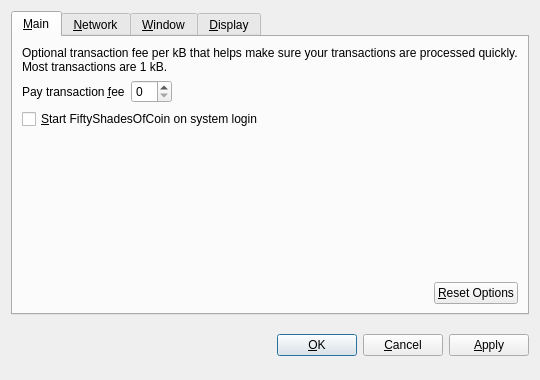
<?xml version="1.0" encoding="UTF-8"?>
<ui version="4.0">
 <class>OptionsDialog</class>
 <widget class="QDialog" name="OptionsDialog">
  <property name="geometry">
   <rect>
    <x>0</x>
    <y>0</y>
    <width>540</width>
    <height>380</height>
   </rect>
  </property>
  <property name="windowTitle">
   <string>Options</string>
  </property>
  <property name="modal">
   <bool>true</bool>
  </property>
  <layout class="QVBoxLayout" name="verticalLayout">
   <item>
    <widget class="QTabWidget" name="tabWidget">
     <property name="tabPosition">
      <enum>QTabWidget::North</enum>
     </property>
     <property name="currentIndex">
      <number>0</number>
     </property>
     <widget class="QWidget" name="tabMain">
      <attribute name="title">
       <string>&amp;Main</string>
      </attribute>
      <layout class="QVBoxLayout" name="verticalLayout_Main">
       <item>
        <widget class="QLabel" name="transactionFeeInfoLabel">
         <property name="text">
          <string>Optional transaction fee per kB that helps make sure your transactions are processed quickly. Most transactions are 1 kB.</string>
         </property>
         <property name="textFormat">
          <enum>Qt::PlainText</enum>
         </property>
         <property name="wordWrap">
          <bool>true</bool>
         </property>
        </widget>
       </item>
       <item>
        <layout class="QHBoxLayout" name="horizontalLayout_1_Main">
         <item>
          <widget class="QLabel" name="transactionFeeLabel">
           <property name="text">
            <string>Pay transaction &amp;fee</string>
           </property>
           <property name="textFormat">
            <enum>Qt::PlainText</enum>
           </property>
           <property name="buddy">
            <cstring>transactionFee</cstring>
           </property>
          </widget>
         </item>
         <item>
          <widget class="BitcoinAmountField" name="transactionFee"/>
         </item>
         <item>
          <spacer name="horizontalSpacer_1_Main">
           <property name="orientation">
            <enum>Qt::Horizontal</enum>
           </property>
           <property name="sizeHint" stdset="0">
            <size>
             <width>40</width>
             <height>20</height>
            </size>
           </property>
          </spacer>
         </item>
        </layout>
       </item>
       <item>
        <widget class="QCheckBox" name="bitcoinAtStartup">
         <property name="toolTip">
          <string>Automatically start FiftyShadesOfCoin after logging in to the system.</string>
         </property>
         <property name="text">
          <string>&amp;Start FiftyShadesOfCoin on system login</string>
         </property>
        </widget>
       </item>
       <item>
        <spacer name="verticalSpacer_Main">
         <property name="orientation">
          <enum>Qt::Vertical</enum>
         </property>
         <property name="sizeHint" stdset="0">
          <size>
           <width>20</width>
           <height>40</height>
          </size>
         </property>
        </spacer>
       </item>
       <item>
        <layout class="QHBoxLayout" name="horizontalLayout_2_Main">
         <item>
          <spacer name="horizontalSpacer_2_Main">
           <property name="orientation">
            <enum>Qt::Horizontal</enum>
           </property>
           <property name="sizeHint" stdset="0">
            <size>
             <width>40</width>
             <height>20</height>
            </size>
           </property>
          </spacer>
         </item>
         <item>
          <widget class="QPushButton" name="resetButton">
           <property name="toolTip">
            <string>Reset all client options to default.</string>
           </property>
           <property name="text">
            <string>&amp;Reset Options</string>
           </property>
           <property name="autoDefault">
            <bool>false</bool>
           </property>
          </widget>
         </item>
        </layout>
       </item>
      </layout>
     </widget>
     <widget class="QWidget" name="tabNetwork">
      <attribute name="title">
       <string>&amp;Network</string>
      </attribute>
      <layout class="QVBoxLayout" name="verticalLayout_Network">
       <item>
        <widget class="QCheckBox" name="mapPortUpnp">
         <property name="toolTip">
          <string>Automatically open the FiftyShadesOfCoin client port on the router. This only works when your router supports UPnP and it is enabled.</string>
         </property>
         <property name="text">
          <string>Map port using &amp;UPnP</string>
         </property>
        </widget>
       </item>
       <item>
        <widget class="QCheckBox" name="connectSocks">
         <property name="toolTip">
          <string>Connect to the FiftyShadesOfCoin network through a SOCKS proxy (e.g. when connecting through Tor).</string>
         </property>
         <property name="text">
          <string>&amp;Connect through SOCKS proxy:</string>
         </property>
        </widget>
       </item>
       <item>
        <layout class="QHBoxLayout" name="horizontalLayout_Network">
         <item>
          <widget class="QLabel" name="proxyIpLabel">
           <property name="text">
            <string>Proxy &amp;IP:</string>
           </property>
           <property name="textFormat">
            <enum>Qt::PlainText</enum>
           </property>
           <property name="buddy">
            <cstring>proxyIp</cstring>
           </property>
          </widget>
         </item>
         <item>
          <widget class="QValidatedLineEdit" name="proxyIp">
           <property name="maximumSize">
            <size>
             <width>140</width>
             <height>16777215</height>
            </size>
           </property>
           <property name="toolTip">
            <string>IP address of the proxy (e.g. 127.0.0.1)</string>
           </property>
          </widget>
         </item>
         <item>
          <widget class="QLabel" name="proxyPortLabel">
           <property name="text">
            <string>&amp;Port:</string>
           </property>
           <property name="textFormat">
            <enum>Qt::PlainText</enum>
           </property>
           <property name="buddy">
            <cstring>proxyPort</cstring>
           </property>
          </widget>
         </item>
         <item>
          <widget class="QLineEdit" name="proxyPort">
           <property name="maximumSize">
            <size>
             <width>55</width>
             <height>16777215</height>
            </size>
           </property>
           <property name="toolTip">
            <string>Port of the proxy (e.g. 9050)</string>
           </property>
          </widget>
         </item>
         <item>
          <widget class="QLabel" name="socksVersionLabel">
           <property name="text">
            <string>SOCKS &amp;Version:</string>
           </property>
           <property name="textFormat">
            <enum>Qt::PlainText</enum>
           </property>
           <property name="buddy">
            <cstring>socksVersion</cstring>
           </property>
          </widget>
         </item>
         <item>
          <widget class="QValueComboBox" name="socksVersion">
           <property name="toolTip">
            <string>SOCKS version of the proxy (e.g. 5)</string>
           </property>
          </widget>
         </item>
         <item>
          <spacer name="horizontalSpacer_Network">
           <property name="orientation">
            <enum>Qt::Horizontal</enum>
           </property>
           <property name="sizeHint" stdset="0">
            <size>
             <width>40</width>
             <height>20</height>
            </size>
           </property>
          </spacer>
         </item>
        </layout>
       </item>
       <item>
        <spacer name="verticalSpacer_Network">
         <property name="orientation">
          <enum>Qt::Vertical</enum>
         </property>
         <property name="sizeHint" stdset="0">
          <size>
           <width>20</width>
           <height>40</height>
          </size>
         </property>
        </spacer>
       </item>
      </layout>
     </widget>
     <widget class="QWidget" name="tabWindow">
      <attribute name="title">
       <string>&amp;Window</string>
      </attribute>
      <layout class="QVBoxLayout" name="verticalLayout_Window">
       <item>
        <widget class="QCheckBox" name="minimizeToTray">
         <property name="toolTip">
          <string>Show only a tray icon after minimizing the window.</string>
         </property>
         <property name="text">
          <string>&amp;Minimize to the tray instead of the taskbar</string>
         </property>
        </widget>
       </item>
       <item>
        <widget class="QCheckBox" name="minimizeOnClose">
         <property name="toolTip">
          <string>Minimize instead of exit the application when the window is closed. When this option is enabled, the application will be closed only after selecting Quit in the menu.</string>
         </property>
         <property name="text">
          <string>M&amp;inimize on close</string>
         </property>
        </widget>
       </item>
       <item>
        <spacer name="verticalSpacer_Window">
         <property name="orientation">
          <enum>Qt::Vertical</enum>
         </property>
         <property name="sizeHint" stdset="0">
          <size>
           <width>20</width>
           <height>40</height>
          </size>
         </property>
        </spacer>
       </item>
      </layout>
     </widget>
     <widget class="QWidget" name="tabDisplay">
      <attribute name="title">
       <string>&amp;Display</string>
      </attribute>
      <layout class="QVBoxLayout" name="verticalLayout_Display">
       <item>
        <layout class="QHBoxLayout" name="horizontalLayout_1_Display">
         <item>
          <widget class="QLabel" name="langLabel">
           <property name="text">
            <string>User Interface &amp;language:</string>
           </property>
           <property name="textFormat">
            <enum>Qt::PlainText</enum>
           </property>
           <property name="buddy">
            <cstring>lang</cstring>
           </property>
          </widget>
         </item>
         <item>
          <widget class="QValueComboBox" name="lang">
           <property name="toolTip">
            <string>The user interface language can be set here. This setting will take effect after restarting FiftyShadesOfCoin.</string>
           </property>
          </widget>
         </item>
        </layout>
       </item>
       <item>
        <layout class="QHBoxLayout" name="horizontalLayout_2_Display">
         <item>
          <widget class="QLabel" name="unitLabel">
           <property name="text">
            <string>&amp;Unit to show amounts in:</string>
           </property>
           <property name="textFormat">
            <enum>Qt::PlainText</enum>
           </property>
           <property name="buddy">
            <cstring>unit</cstring>
           </property>
          </widget>
         </item>
         <item>
          <widget class="QValueComboBox" name="unit">
           <property name="toolTip">
            <string>Choose the default subdivision unit to show in the interface and when sending coins.</string>
           </property>
          </widget>
         </item>
        </layout>
       </item>
       <item>
        <widget class="QCheckBox" name="displayAddresses">
         <property name="toolTip">
          <string>Whether to show FiftyShadesOfCoin addresses in the transaction list or not.</string>
         </property>
         <property name="text">
          <string>&amp;Display addresses in transaction list</string>
         </property>
        </widget>
       </item>
       <item>
        <spacer name="verticalSpacer_Display">
         <property name="orientation">
          <enum>Qt::Vertical</enum>
         </property>
         <property name="sizeHint" stdset="0">
          <size>
           <width>20</width>
           <height>40</height>
          </size>
         </property>
        </spacer>
       </item>
      </layout>
     </widget>
    </widget>
   </item>
   <item>
    <layout class="QHBoxLayout" name="horizontalLayout_Buttons">
     <item>
      <spacer name="horizontalSpacer_1">
       <property name="orientation">
        <enum>Qt::Horizontal</enum>
       </property>
       <property name="sizeHint" stdset="0">
        <size>
         <width>40</width>
         <height>48</height>
        </size>
       </property>
      </spacer>
     </item>
     <item>
      <widget class="QLabel" name="statusLabel">
       <property name="font">
        <font>
         <weight>75</weight>
         <bold>true</bold>
        </font>
       </property>
       <property name="text">
        <string/>
       </property>
       <property name="textFormat">
        <enum>Qt::PlainText</enum>
       </property>
       <property name="wordWrap">
        <bool>true</bool>
       </property>
      </widget>
     </item>
     <item>
      <spacer name="horizontalSpacer_2">
       <property name="orientation">
        <enum>Qt::Horizontal</enum>
       </property>
       <property name="sizeHint" stdset="0">
        <size>
         <width>40</width>
         <height>48</height>
        </size>
       </property>
      </spacer>
     </item>
     <item>
      <widget class="QPushButton" name="okButton">
       <property name="text">
        <string>&amp;OK</string>
       </property>
      </widget>
     </item>
     <item>
      <widget class="QPushButton" name="cancelButton">
       <property name="text">
        <string>&amp;Cancel</string>
       </property>
       <property name="autoDefault">
        <bool>false</bool>
       </property>
      </widget>
     </item>
     <item>
      <widget class="QPushButton" name="applyButton">
       <property name="text">
        <string>&amp;Apply</string>
       </property>
       <property name="autoDefault">
        <bool>false</bool>
       </property>
      </widget>
     </item>
    </layout>
   </item>
  </layout>
 </widget>
 <customwidgets>
  <customwidget>
   <class>BitcoinAmountField</class>
   <extends>QSpinBox</extends>
   <header>bitcoinamountfield.h</header>
  </customwidget>
  <customwidget>
   <class>QValueComboBox</class>
   <extends>QComboBox</extends>
   <header>qvaluecombobox.h</header>
  </customwidget>
  <customwidget>
   <class>QValidatedLineEdit</class>
   <extends>QLineEdit</extends>
   <header>qvalidatedlineedit.h</header>
  </customwidget>
 </customwidgets>
 <resources/>
 <connections/>
</ui>
